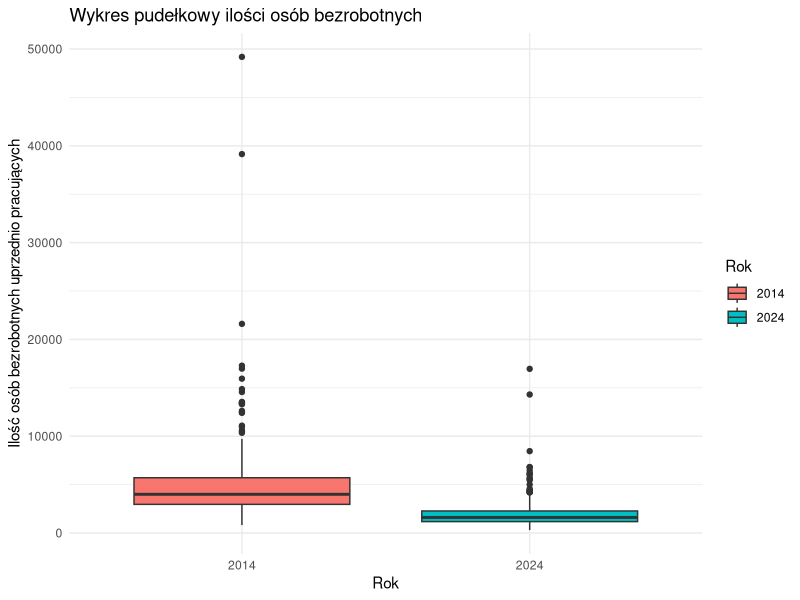
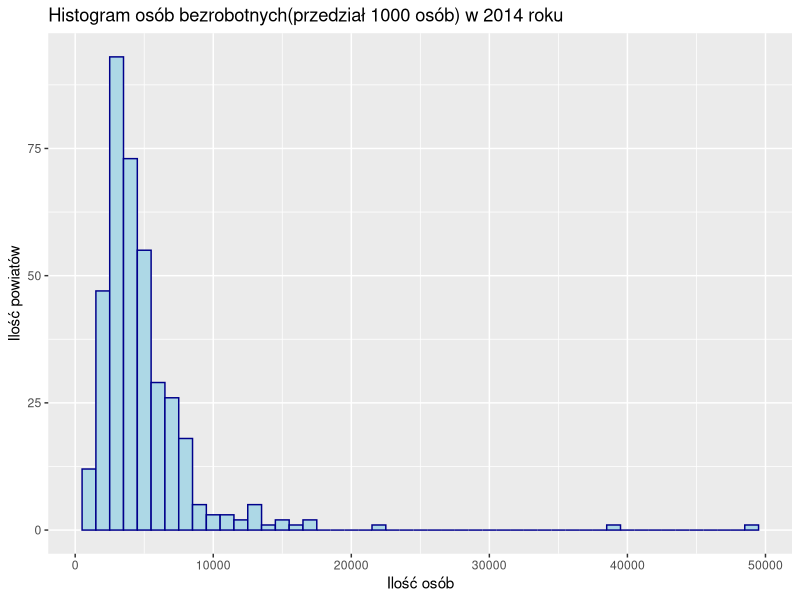
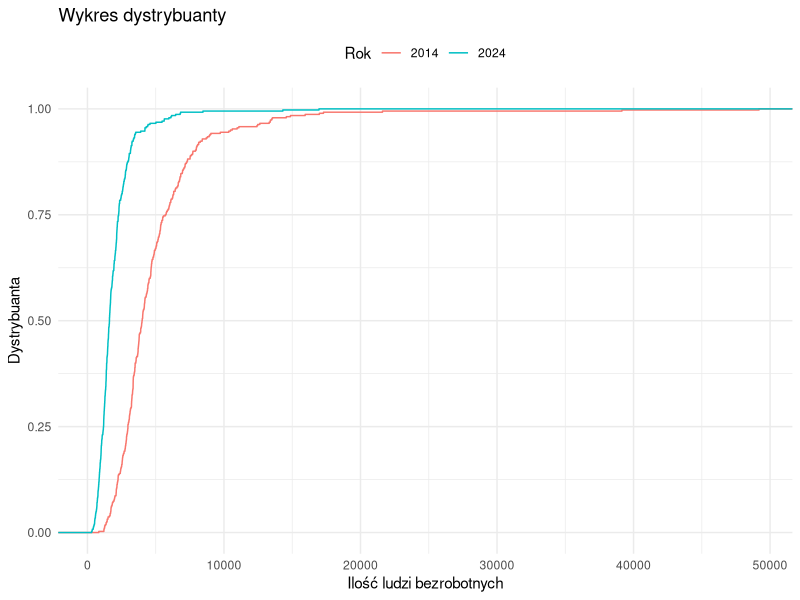
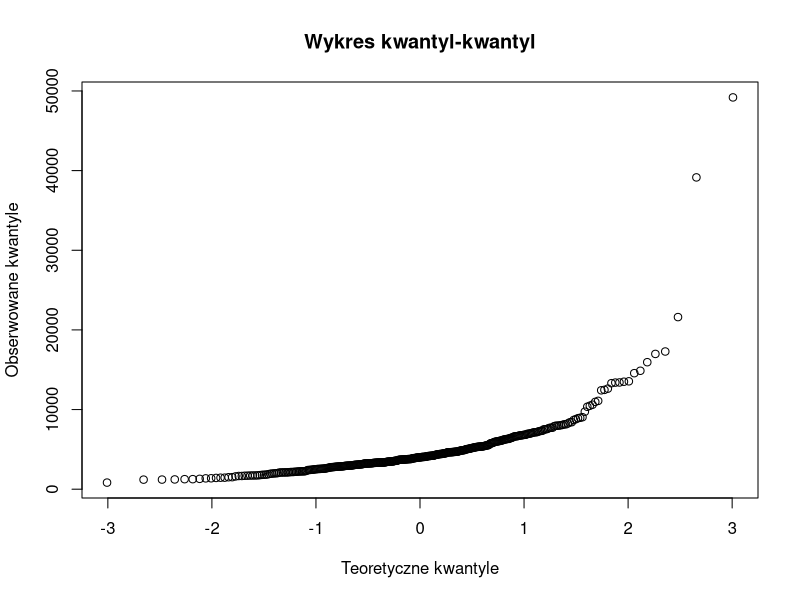

Recreate these plots in R, in order. (Note: this script raises an error after producing the figures.)
getwd()
setwd('C:/Users/user/Desktop/SEMESTR 4/STATYSTYKA')


install.packages("readxl")
library(readxl)
dane <- read_excel('BEZROBOTNI_REJESTROWANI.xlsx', 2, col_names =  F)
View(dane)


library(dplyr)
dane <- dane %>% slice(-c(2,4))

# Tworzenie tabeli tylko ze stycznia

dane_styczen <- dane[,2:16]

h1 <- c(as.character(dane_styczen[1,1]),
        as.character(dane_styczen[2,2:length(dane_styczen[2,])])) 
h1
dane_styczen <- dane_styczen %>% slice(-c(1:2))
colnames(dane_styczen) <- h1

View(dane_styczen)

# Chcemy tylko 2014 i 2024

gen_dane <- dane_styczen[c(1, 5, 15) ]

# Zamiana na typ liczbowy

(typeof(gen_dane$`2014`))
gen_dane$`2014` <- as.numeric(gen_dane$`2014`)
gen_dane$`2024` <- as.numeric(gen_dane$`2024`)

View(gen_dane)


# obliczenia parametrow

## srednia

(srednia_2014 <- mean(gen_dane$`2014`)) 
(srednia_2024 <- mean(gen_dane$`2024`))

## wariancja

(war_2014 <- var(gen_dane$`2014`))
(war_2024 <- var(gen_dane$`2024`))

## odchylenie standardowe

(odchylenie_2014 <- sd(gen_dane$`2014`))
(odchylenie_2024 <- sd(gen_dane$`2024`))


## wspolczynnik zmiennosci

(wspol_zm_2014 <- (odchylenie_2014 / srednia_2014) * 100)
(wspol_zm_2024 <- (odchylenie_2024 / srednia_2024) * 100)


## kwantyle i mediana

(kwantyl1_2014 <- quantile(gen_dane$`2014`, probs = 0.25))
(mediana_2014 <- median(gen_dane$`2014`))
(kwantyl3_2014 <- quantile(gen_dane$`2014`, probs = 0.75))

(kwantyl1_2024 <- quantile(gen_dane$`2024`, probs = 0.25))
(mediana_2024 <- median(gen_dane$`2024`))
(kwantyl3_2024 <- quantile(gen_dane$`2024`, probs = 0.75))


## wartosci min i max

# Wartość minimalna dla każdej kolumny
(min_values <- sapply(gen_dane[, c("2014", "2024")], min))

# Wartość maksymalna dla każdej kolumny
(max_values <- sapply(gen_dane[, c("2014", "2024")], max))


## Rozstep

(rozstep_2014 <- max_values[1] - min_values[1])
(rozstep_2024 <- max_values[2]- min_values[2])



## Skośność
install.packages("e1071")
library(e1071)
(skosnosc_2014 <- round(skewness(gen_dane$`2014`), 3))
(skosnosc_2024 <- round(skewness(gen_dane$`2024`), 3))


## Dominanta
(dominanta_2014 <- as.numeric(names(which.max(table(gen_dane$`2014`)))))
(dominanta_2024 <- as.numeric(names(which.max(table(gen_dane$`2024`)))))


## Kurtoza
(kurtoza_2014 <- kurtosis(gen_dane$`2014`))
(kurtoza_2014 <- kurtosis(gen_dane$`2024`))


# Wykresy

library(ggplot2)


## Wykres pudełkowy

#install.packages("reshape2")
library(reshape2)
gen_dane_long <- melt(gen_dane, variable.name = 'Rok', value.name = 'Bezrobotni')
View(gen_dane_long)

ggplot(gen_dane_long, aes(x = Rok, y = Bezrobotni, fill = Rok)) +
  geom_boxplot() +
  labs(title = "Wykres pudełkowy ilości osób bezrobotnych",
       y = "Ilość osób bezrobotnych uprzednio pracujących") +
  theme_minimal()


## Histogram

ggplot(gen_dane, aes(x=`2014`)) +
  geom_histogram( binwidth=1000,
                 color="darkblue", fill="lightblue") +
  labs(title="Histogram osób bezrobotnych(przedział 1000 osób) w 2014 roku",
       x="Ilość osób", y="Ilość powiatów") 


## Wykres dystrybuanty

ggplot(gen_dane_long, aes(x = Bezrobotni, color = Rok)) +
  stat_ecdf() +
  labs(title = "Wykres dystrybuanty",
       x = "Ilość ludzi bezrobotnych",
       y = "Dystrybuanta",
       color = "Rok") +  # Label for legend
  theme_minimal() +
  theme(legend.position = "top")  # Optional: to position the legend at the top


## Wykres kwantyl - kwantyl

# Utworzenie wykresu kwantyl-kwantyl
qq <- qqnorm(gen_dane$`2014`, main = "Wykres kwantyl-kwantyl", xlab = "Teoretyczne kwantyle", ylab = "Obserwowane kwantyle")
qqline(dane, col = "blue")



# Hipotezy

## Sprawdzenie rozkładu czy jest normalny
roznica <- gen_dane$`2024` - gen_dane$`2014`

shapiro.test(roznica)
## różnica danych  nie należy do rozkladu normalnego


# Hipoteza o medianie (sparowane, te same powiaty)

## Hipoteza zerowa
### Mediana ludzi bezrobotnych nie zmieniła się

## Hipoteza alternatywna
### Mediana ludzi bezrobotnych zmniejszyła się
test_levene <- leveneTest(liczba_bezrobotnych ~ rok, data = data)

wilc<-wilcox.test(gen_dane$`2014`, gen_dane$`2024`, paired = T)
print(wilc)
wilc$p.value

# p value jest mniejsze niz 0,05 więc hipoteza zerowa jest nieprawdziwa


# Hipoteza o sredniej (sparowane, te same powiaty)

## Hipoteza zerowa
### srednias ludzi bezrobotnych nie zmieniła się

## Hipoteza alternatywna
### srednia ludzi bezrobotnych zmieniła się

test_t <- t.test(gen_dane$`2014`, gen_dane$`2024`, paired = TRUE)
print(test_t)
test_t$p.value

# p value jest mniejsze niz 0,05 więc hipoteza zerowa jest nieprawdziwa
